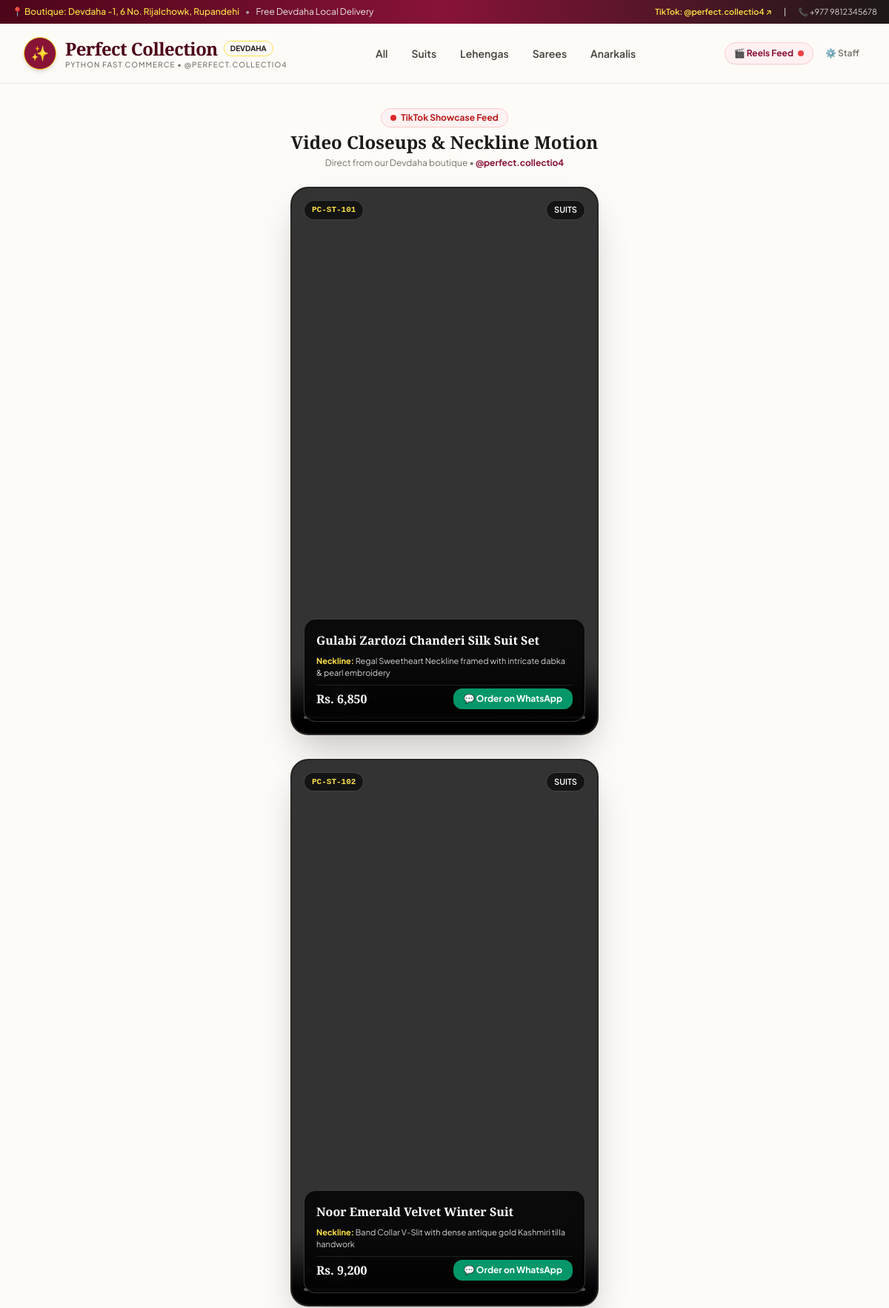
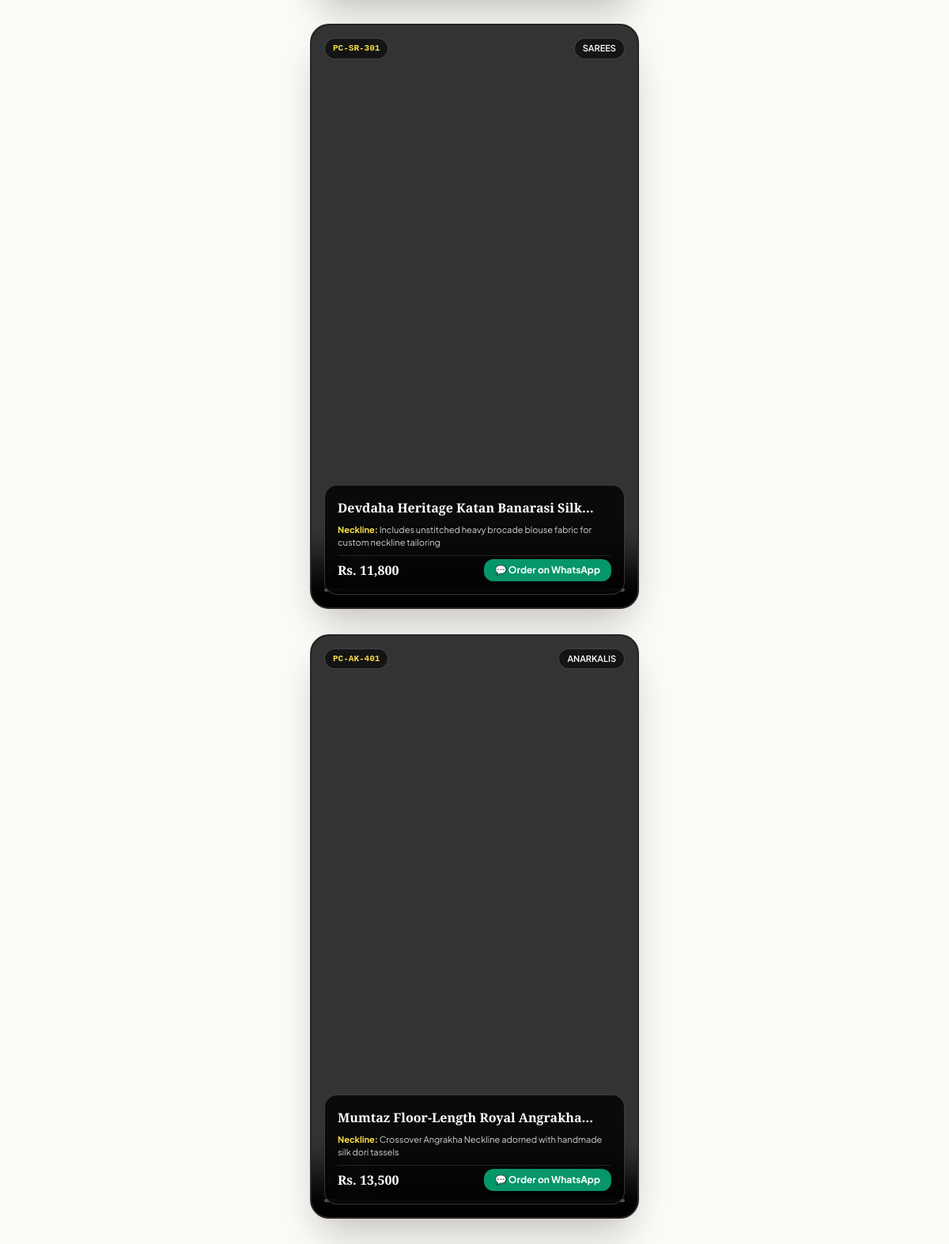
Screenshot of /reels (upper part) with the database file from the repository (2 pictures, top to bottom).
### tables this page shows
CREATE TABLE products (
        id TEXT PRIMARY KEY,
        code TEXT UNIQUE,
        name TEXT,
        category TEXT,
        sub_category TEXT,
        price INTEGER,
        original_price INTEGER,
        fabric TEXT,
        work_type TEXT,
        neckline_detail TEXT,
        stock_status TEXT,
        stock_count INTEGER,
        is_featured INTEGER,
        colors TEXT,
        sizes TEXT,
        images TEXT,
        video_url TEXT,
        description TEXT,
        included_pieces TEXT
    );

### app.py (the view)
@app.route("/reels")
def reels_view():
    products = get_all_products()
    return render_template("reels.html", products=products)

### database.py (called while the page is built)
def get_connection():
    conn = sqlite3.connect(DB_PATH)
    conn.row_factory = sqlite3.Row
    return conn

### templates/reels.html (shortened to what this page needs)
{% extends "base.html" %}
{% block content %}
<div class="max-w-md mx-auto px-4 py-8">
    <div class="text-center mb-6 space-y-1">
        <div class="inline-flex items-center gap-1.5 px-3 py-1 rounded-full bg-red-50 text-red-700 text-xs font-bold border border-red-200">
            <span class="w-2 h-2 rounded-full bg-red-600 animate-pulse"></span>
            <span>TikTok Showcase Feed</span>
        </div>
        <h1 class="font-serif text-2xl font-bold text-stone-900">
            Video Closeups & Neckline Motion
        </h1>
        <p class="text-xs text-stone-500">
            Direct from our Devdaha boutique • <a href="https://www.tiktok.com/@perfect.collectio4" target="_blank" class="text-brand-900 font-bold hover:underline">@perfect.collectio4</a>
        </p>
    </div>
    <div class="space-y-8">
        {% for p in products %}
        {% if p.video_url %}
        <div class="bg-stone-950 rounded-3xl overflow-hidden shadow-2xl border-2 border-stone-800 text-white relative flex flex-col justify-between aspect-[9/16]">
            <video src="{{ p.video_url }}" controls loop playsinline class="w-full h-full object-cover"></video>
            <div class="absolute top-4 inset-x-4 flex items-center justify-between z-10 pointer-events-none">
                <span class="px-2.5 py-1 rounded-full bg-black/60 backdrop-blur-md text-[11px] font-mono font-bold text-gold-300 border border-white/20">
                </span>
                <span class="px-2.5 py-1 rounded-full bg-black/60 backdrop-blur-md text-[11px] font-semibold text-white border border-white/20">
                </span>
            </div>
            <div class="absolute bottom-4 inset-x-4 bg-black/80 backdrop-blur-md p-4 rounded-2xl border border-white/20 space-y-2 text-xs">
                <h3 class="font-serif text-base font-bold text-white line-clamp-1">
                    {{ p.name }}
                </h3>
                <p class="text-stone-300 text-[11px] line-clamp-2">
                    <strong class="text-gold-300">Neckline:</strong> {{ p.neckline_detail }}
                </p>
                <div class="flex items-center justify-between pt-1 border-t border-white/10">
                    <span class="text-base font-bold text-white font-serif">Rs. {{ "{:,}".format(p.price) }}</span>
                    <a href="https://wa.me/9779812345678?text=Namaste%20Perfect%20Collection!%20I%20saw%20your%20TikTok%20video%20for%20{{ p.name }}%20(Code:%20{{ p.code }}).%20Please%20let%20me%20know%20how%20to%20order!" target="_blank" class="px-3.5 py-1.5 rounded-xl bg-emerald-600 hover:bg-emerald-700 text-white text-xs font-bold shadow-md flex items-center gap-1">
                        <span>💬 Order on WhatsApp</span>
                    </a>
                </div>
            </div>
        </div>
        {% endif %}
        {% endfor %}
    </div>
</div>
{% endblock %}

### templates/base.html (shortened to what this page needs)
<!DOCTYPE html>
<html lang="en">
<head>
    <script src="https://cdn.tailwindcss.com"></script>
</head>
<body class="bg-[#fdfbf7] text-stone-900 font-sans antialiased min-h-screen flex flex-col selection:bg-brand-900 selection:text-white">
    <div class="bg-gradient-to-r from-brand-950 via-brand-900 to-stone-900 text-stone-200 text-xs py-2 px-4 shadow-sm">
        <div class="max-w-7xl mx-auto flex flex-wrap items-center justify-between gap-2">
            <div class="flex items-center gap-2">
                <span class="text-gold-300 font-medium">📍 Boutique: Devdaha -1, 6 No. Rijalchowk, Rupandehi</span>
                <span class="hidden md:inline text-stone-400">•</span>
                <span class="hidden md:inline">Free Devdaha Local Delivery</span>
            </div>
            <div class="flex items-center gap-4 text-[11px]">
                <a href="https://www.tiktok.com/@perfect.collectio4" target="_blank" class="text-gold-300 font-semibold hover:underline">
                    TikTok: @perfect.collectio4 ↗
                </a>
                <span>|</span>
                <a href="tel:+9779812345678" class="text-stone-300 hover:text-white">
                    📞 +977 9812345678
                </a>
            </div>
        </div>
    </div>
    <header class="sticky top-0 z-40 bg-[#fdfbf7]/95 backdrop-blur-md border-b border-stone-200">
        <div class="max-w-7xl mx-auto px-4 sm:px-6 lg:px-8">
            <div class="flex items-center justify-between h-20 gap-4">
                <a href="/" class="flex items-center gap-3">
                    <div class="w-11 h-11 rounded-full bg-brand-900 flex items-center justify-center text-gold-300 font-serif text-xl border border-gold-400 shadow-md">
                        ✨
                    </div>
                    <div>
                        <div class="flex items-center gap-2">
                            <span class="font-serif text-2xl font-bold tracking-tight text-brand-950">
                                Perfect Collection
                            </span>
                            <span class="text-[10px] font-bold uppercase bg-gold-100 text-gold-800 px-2 py-0.5 rounded-full border border-gold-300">
                                Devdaha
                            </span>
                        </div>
                        <p class="text-[10px] uppercase tracking-widest text-stone-500 font-medium -mt-0.5">
                            Python Fast Commerce • @perfect.collectio4
                        </p>
                    </div>
                </a>
                <nav class="hidden md:flex items-center gap-1 text-sm font-semibold text-stone-700">
                    <a href="/?category=all" class="px-3.5 py-2 rounded-full hover:bg-stone-100 transition-colors">All</a>
                    <a href="/?category=suits" class="px-3.5 py-2 rounded-full hover:bg-stone-100 transition-colors">Suits</a>
                    <a href="/?category=lehengas" class="px-3.5 py-2 rounded-full hover:bg-stone-100 transition-colors">Lehengas</a>
                    <a href="/?category=sarees" class="px-3.5 py-2 rounded-full hover:bg-stone-100 transition-colors">Sarees</a>
                    <a href="/?category=anarkalis" class="px-3.5 py-2 rounded-full hover:bg-stone-100 transition-colors">Anarkalis</a>
                </nav>
                <div class="flex items-center gap-2">
                    <a href="/reels" class="inline-flex items-center gap-1.5 px-3 py-1.5 rounded-full bg-brand-50 border border-brand-200 text-brand-900 text-xs font-bold hover:bg-brand-100 shadow-sm transition-all">
                        <span>🎬 Reels Feed</span>
                        <span class="w-2 h-2 rounded-full bg-red-500 animate-ping"></span>
                    </a>
                    <a href="/admin" class="p-2 text-stone-500 hover:text-stone-900 rounded-lg hover:bg-stone-100 text-xs font-semibold" title="Staff Portal">
                        ⚙️ Staff
                    </a>
                </div>
            </div>
        </div>
    </header>
    <main class="flex-1">
        {% block content %}{% endblock %}
    </main>
</body>
</html>

### templates/base.html (style rules this page uses)
h1, h2, h3, h4 { font-family: 'Playfair Display', Georgia, serif; }

### rows the page displays
products: name "Gulabi Zardozi Chanderi Silk Suit Set", neckline_detail "Regal Sweetheart Neckline framed with intricate dabka & pearl embroidery", price "6,850"
products: name "Noor Emerald Velvet Winter Suit", neckline_detail "Band Collar V-Slit with dense antique gold Kashmiri tilla handwork", price "9,200"
products: name "Devdaha Heritage Katan Banarasi…", neckline_detail "Includes unstitched heavy brocade blouse fabric for custom neckline tailoring", price "11,800"
products: name "Mumtaz Floor-Length Royal…", neckline_detail "Crossover Angrakha Neckline adorned with handmade silk dori tassels", price "13,500"
